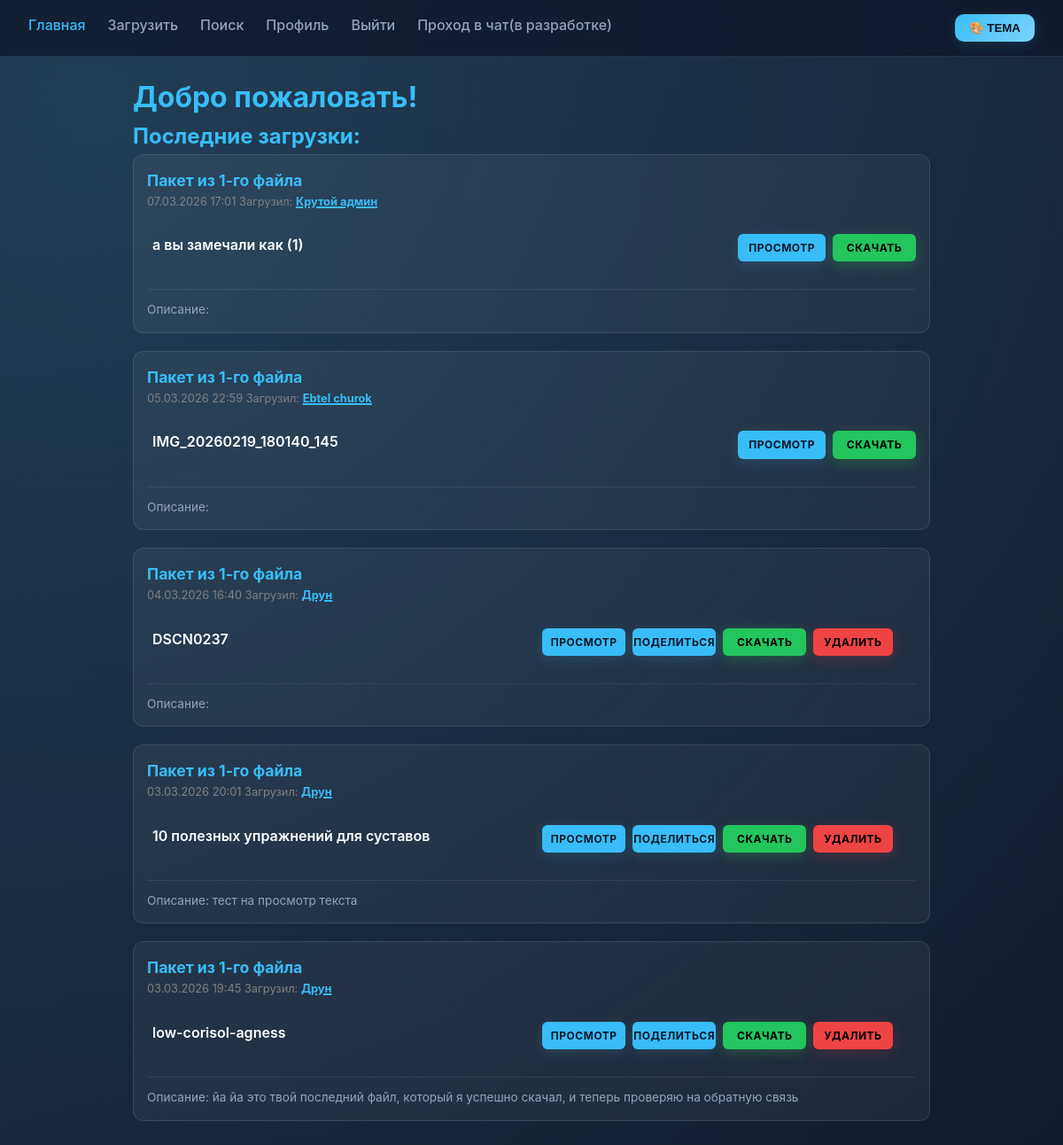
The page /index (signed in) on the database its author committed.
### models.py (models this page shows, shortened)
class File(site.Model):
    id = site.Column(site.Integer, primary_key=True)
    storage_filename = site.Column(site.String(255), nullable=True)
    filename = site.Column(site.String(255), nullable=False)
    upload_time = site.Column(site.DateTime, nullable=False, default=datetime.utcnow)
    user_id = site.Column(site.Integer, site.ForeignKey('user.id'), nullable=False)
    batch_id = site.Column(site.String(36), nullable=True)
    file_data = site.Column(site.LargeBinary, nullable=True)
    description = site.Column(site.Text, nullable=True)
    is_public = site.Column(site.Boolean, default=False)
    share_token = site.Column(site.String(64), nullable=True)
    user = site.relationship('User', backref=site.backref('files', lazy=True))

class User(site.Model, UserMixin ):
    id = site.Column(site.Integer, primary_key=True)
    username = site.Column(site.String(20), unique=True, nullable=False)
    email = site.Column(site.String(120), unique=True, nullable=False)
    image_file = site.Column(site.String(20), nullable=False, default='default.jpg')
    password = site.Column(site.String(60), nullable=False)
    bio = site.Column(site.Text, nullable=True, default='')
    avatar = site.Column(site.String(255), nullable=False, default='default_avatar.png')
    two_factor_enabled = site.Column(site.Boolean, default=False)
    two_factor_secret = site.Column(site.String(32), nullable=True)
    theme = site.Column(site.String(50), default="default")
    custom_accent = site.Column(site.String(20), nullable=True)
    custom_bg = site.Column(site.String(20), nullable=True)
    custom_container = site.Column(site.String(20), nullable=True)
    role = site.Column(site.String(20), default="user")
    is_blocked = site.Column(site.Boolean, default=False)
    created_at = site.Column(site.DateTime, default=datetime.utcnow)

### app.py (the view)
    @app.route('/')
    @app.route('/index')
    @login_required
    def index():
        all_files = File.query.order_by(File.upload_time.desc()).limit(100).all()
        def get_group_key(f):
            return f.batch_id if f.batch_id else f"single_{f.id}"
        all_files.sort(key=lambda x: (get_group_key(x), x.upload_time), reverse=True)
        grouped_list = []
        for key, group in groupby(all_files, key=get_group_key):
            grouped_list.append(list(group))
        grouped_list.sort(key=lambda g: g[0].upload_time, reverse=True)
        return render_template('index.html', grouped_files=grouped_list)

### templates/index.html (shortened to what this page needs)
{% extends "base.html" %}
{% block content %}
  <h1>Добро пожаловать!</h1>
  <h2>Последние загрузки:</h2>
  <div class="batch-list">
    {% for group in grouped_files %}
      {% set first_file = group[0] %}
      {% set is_batch = first_file.batch_id is not none %}
      {% set border_color = "var(--accent-color)" if is_batch else "rgba(255,255,255,0.1)" %}
      <div class="file-batch" style="background: rgba(255,255,255,0.05); margin-bottom: 20px; padding: 15px; border-radius: 12px; border: 1px solid {{ border_color }};">
        {% set count = group|length %}
          <h3 style="margin-top: 0; color: var(--accent-color); font-size: 1.1em;">
              Пакет из
              {% if count == 1 %}
               {{ count }}-го файла
              {% elif 2 < count <= 4 %}
              {{ count }}-ёх файлов
              {% elif count == 5 %}
              {{ count }}-и файлов
              {% elif count == 2 %}
              {{ count }}-ух файлов
              {% endif %}
          </h3>
        <p style="font-size: 0.8em; color: gray; margin-bottom: 10px;">
          {{ first_file.upload_time | localtime }}
          Загрузил:
          <a href="{{ url_for('profile', user_id=first_file.user.id) }}" style="color: #38bdf8;text-decoration: underline#38bdf8 2px; font-weight: bold;">
            {{ first_file.user.username }}
          </a>
        </p>
        <ul style="list-style: none; padding: 0; margin: 0;">
          {% for f in group %}
            {% set display_name = f.filename.rsplit('.', 1)[0] %}
           <li class="file-row-item {% if not loop.last %}with-border{% endif %}">
                <div class="file-info">
                    <div class="file-title" title="{{ f.filename }}">
                        {{ display_name }}
                    </div>
                </div>
                <div class="actions">
                    <a href="{{ url_for('view_file', file_id=f.id) }}" class="btn-action btn-view">
                        Просмотр
                    </a>
                    {% if f.user_id == current_user.id %}
                    <a href="{{ url_for('share_file', file_id=f.id) }}" class="btn-action btn-view">
                      Поделиться
                    </a>
                    {%endif%}
                    <a href="{{ url_for('download_file', file_id=f.id) }}" class="btn-action btn-download">
                        Скачать
                    </a>
                    {% if f.user_id == current_user.id %}
                    <form action="{{ url_for('delete_file', file_id=f.id) }}"
                          method="POST"
                          class="inline-form"
                          onsubmit="return confirm('Удалить этот файл?')">
                        <button type="submit" class="btn-action btn-delete">
                            Удалить
                        </button>
                    </form>
                    {% endif %}
                </div>
            </li>
          {% endfor %}
        </ul>
        {% if first_file.description %}
            <div class="batch-description">
               Описание: {{ first_file.description }}
            </div>
        {% endif %}
      </div>
    {% endfor %}
  </div>
{% endblock %}

### static/css/styles.css (style rules this page uses)
:root { --bg-color: #0b1120; --container-bg: rgba(30, 41, 59, 0.7); --accent-color: #38bdf8; --accent-dark: rgba(56, 189, 248, 0.15); --accent-hover: #7dd3fc; --text-main: #f1f5f9; --text-muted: #94a3b8; --error: #ef4444; --success: #22c55e; --glass-border: rgba(255, 255, 255, 0.027); --nav-bg: rgba(15, 23, 42, 0.8); --body-gradient-start: #1e293b; --body-gradient-end: #0b1120; --btn-view-bg: #4f7cff; --btn-view-text: #ffffff; }
* { transition: background 0.6s ease, background-color 0.6s ease, color 0.6s ease, border-color 0.6s ease, box-shadow 0.6s ease; }
body { font-family: 'Inter', 'Segoe UI', system-ui, sans-serif; background: linear-gradient( -45deg, var(--body-gradient-start), var(--body-gradient-end), var(--bg-color), var(--body-gradient-start) ); background-size: 400% 400%; animation: gradientMove 60s ease infinite; background-attachment: fixed; color: var(--text-main); margin: 0; line-height: 1.6; overflow-x: hidden; }
h1, h2, h3 { color: var(--accent-color); }
ul { list-style: none; padding: 0; }
form { padding: 0; width: 100%; max-width: 100%; }
.btn-action { border: none; border-radius: 6px; padding: 8px 16px; text-decoration: none; font-size: 0.85rem; font-weight: 700; display: inline-flex; align-items: center; transition: 0.2s; cursor: pointer; font-family: inherit; color: #0b1120 !important; text-transform: uppercase; letter-spacing: 0.5px; }
.btn-view { background: var(--accent-color) !important; color: var(--bg-color) !important; padding: 6px 12px !important; min-width: 70px !important; border: none !important; box-shadow: 0 4px 15px var(--accent-dark); transition: all 0.25s ease; }
.btn-download { background-color: var(--success); color: rgb(0, 0, 0) !important; padding: 6px 12px !important; min-width: 70px !important; border: none !important; box-shadow: 0 4px 15px rgba(56, 248, 72, 0.2); }
button, .btn { color: #0f172a; border: none; padding: 12px 24px; border-radius: 8px; font-weight: 700; cursor: pointer; transition: all 0.3s ease; text-transform: uppercase; }
.inline-form { display: inline; margin: 0; padding: 0; background: none; border: none; box-shadow: none; }
body, h1, h2, h3, p, ul { margin: 0; padding: 0; }
.actions { display: flex; gap: 8px; flex-shrink: 0; }
.btn-action { padding: 6px 12px; font-size: 0.75rem; min-width: 60px; justify-content: center; }
.btn-delete { background-color: #ef4444 !important; color: rgb(0, 0, 0) !important; padding: 8px 12px !important; min-width: 70px !important; border: none !important; box-shadow: 0 4px 15px rgba(248, 56, 56, 0.2); }
.file-batch { background: var(--container-bg); border: 1px solid var(--glass-border); border-radius: 14px; padding: 20px; }
:root[data-theme="default"] { --bg-color: #0f172a; --container-bg: rgba(255,255,255,0.05); --nav-bg: rgba(15,23,42,0.8); --accent-color: #38bdf8; --text-main: #ffffff; --text-muted: #94a3b8; --glass-border: rgba(255,255,255,0.1); --moving-light: rgba(56,189,248,0.15); }
body::before { content: ""; position: fixed; top: -50%; left: -50%; width: 200%; height: 200%; background: radial-gradient( circle at 30% 30%, var(--accent-dark), transparent 60% ); animation: floatingGlow 35s linear infinite; pointer-events: none; z-index: -1; }
.file-row-item { display: flex; justify-content: space-between; align-items: flex-start; padding: 16px 0; width: 100%; }
.file-info { max-width: 65%; }
.file-title { font-weight: 600; color: var(--text-main); white-space: nowrap; overflow: hidden; text-overflow: ellipsis; }
.batch-description { margin-top: 15px; padding-top: 12px; border-top: 1px solid rgba(255,255,255,0.08); font-size: 0.85rem; color: var(--text-muted); line-height: 1.5; word-break: break-word; }

### rows shown on the page
File: count "1", upload_time "07.03.2026 17:01", display_name "а вы замечали как (1)"
User: user.username "Крутой админ"
File: count "1", upload_time "05.03.2026 22:59", display_name "IMG_20260219_180140_145"
User: user.username "Ebtel churok"
File: count "1", upload_time "04.03.2026 16:40", display_name "DSCN0237"
User: user.username "Друн"
File: count "1", upload_time "03.03.2026 20:01", display_name "10 полезных упражнений для суставов", description "тест на просмотр текста"
File: count "1", upload_time "03.03.2026 19:45", display_name "low-corisol-agness", description "йа йа это твой последний файл, который я успешно скачал, и теперь проверяю на обратную связь"
